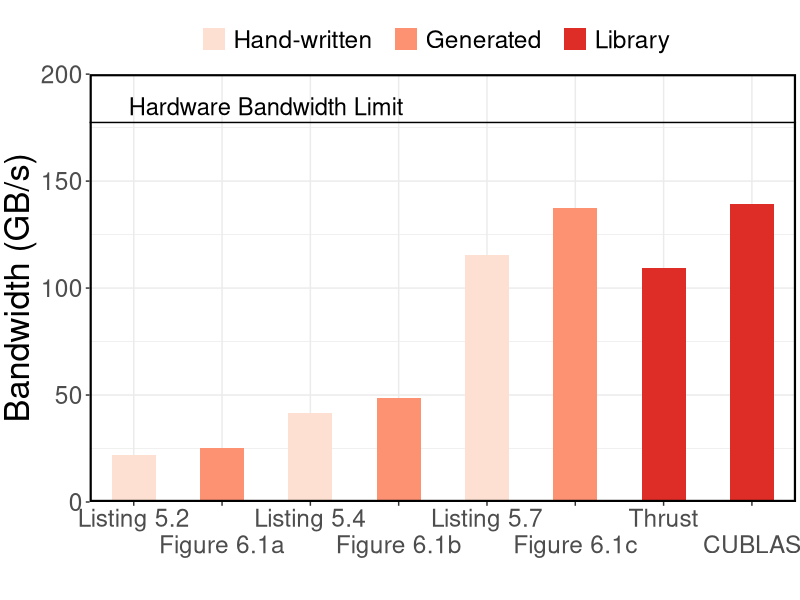
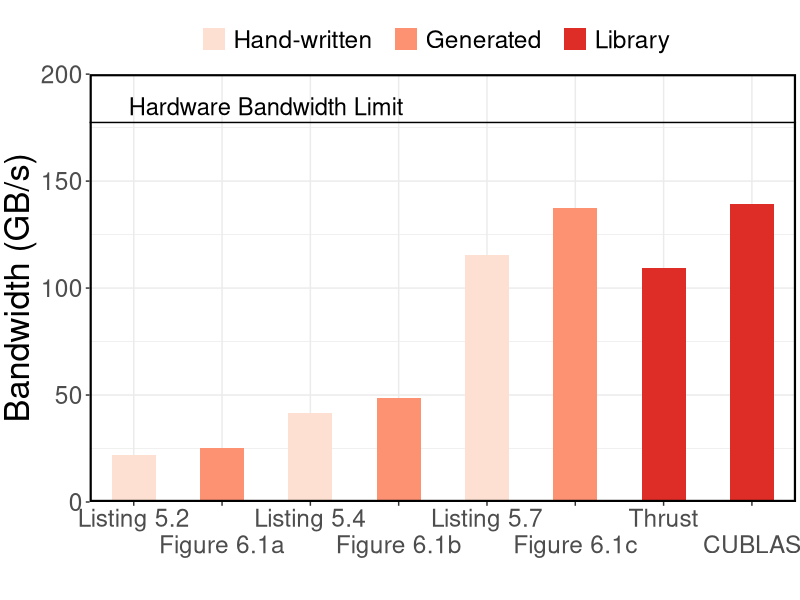

Reproduce these figures in R, in order.
require('ggplot2')
require('grid')
require('reshape2')

strwr <- function(str) gsub("\\|", "\n", str)

data <- read.csv("runtime.csv", sep=";", comment.char="#", header=TRUE, row.names=NULL)
data$Version <- factor(data$Version, levels = c("Listing 5.2", "|Figure 6.1a", "Listing 5.4", "|Figure 6.1b", "Listing 5.7", "|Figure 6.1c", "Thrust", "|CUBLAS"))
data$Type    <- factor(data$Type, levels = c("Hand-written  ", "Generated  ", "Library  "))

rownumbers <- as.integer(row.names(data))

# ====Default settins====
theme <- theme_bw() +
  theme(text = element_text(size = 22),
        axis.title = element_text(size = rel(1.125), vjust = 1),
        panel.border = element_rect(linetype = "solid", colour = "black", size = 1.5),
        plot.margin = unit(c(0.5,0.1,0.1,0.1), 'cm'),
        legend.position="top",
        legend.title = element_blank(),
        strip.background = element_rect(colour = "black", fill = "white", size = 1.5))

labs <- labs(x = "", y = "Bandwidth (GB/s)")

# create plot
plot <- ggplot(data, aes(x = Version, y = value, fill=Type)) +
  geom_bar(position="dodge", stat = "identity", width=.5) +
  geom_hline(yintercept=177.4) +
  annotate("text", x = 2.5, y = 185, label = "Hardware Bandwidth Limit", size = 6) +
  scale_y_continuous(expand = c(0,0), limits = c(0,200)) +
  scale_x_discrete(labels= strwr(levels(data$Version)), expand=c(0,0.5)) +
  #scale_fill_manual(values=c("#fb6a4a", "#de2d26", "#a50f15")) +
  scale_fill_manual(values=c("#fee0d2", "#fc9272", "#de2d26")) +
  theme + labs

# save plot to file
ggsave(file = "reduce_runtime.pdf", width = 8, height = 6)

plot
